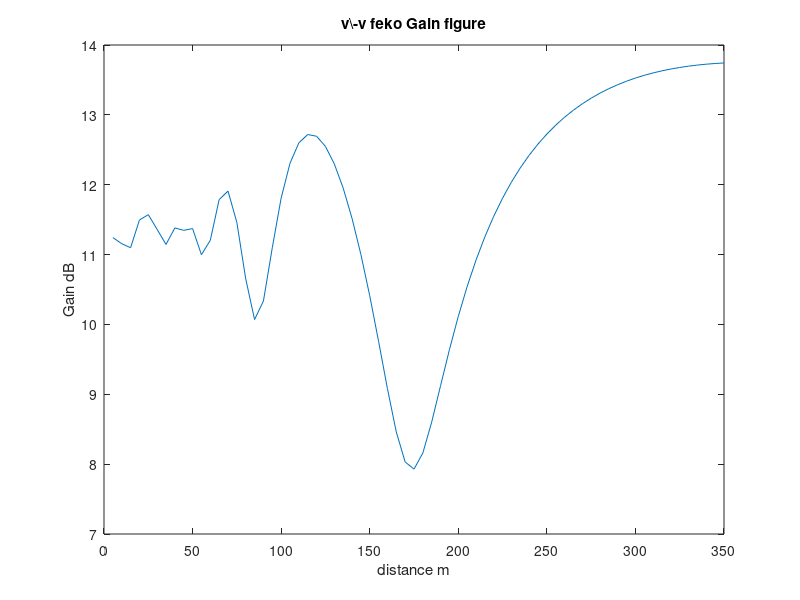
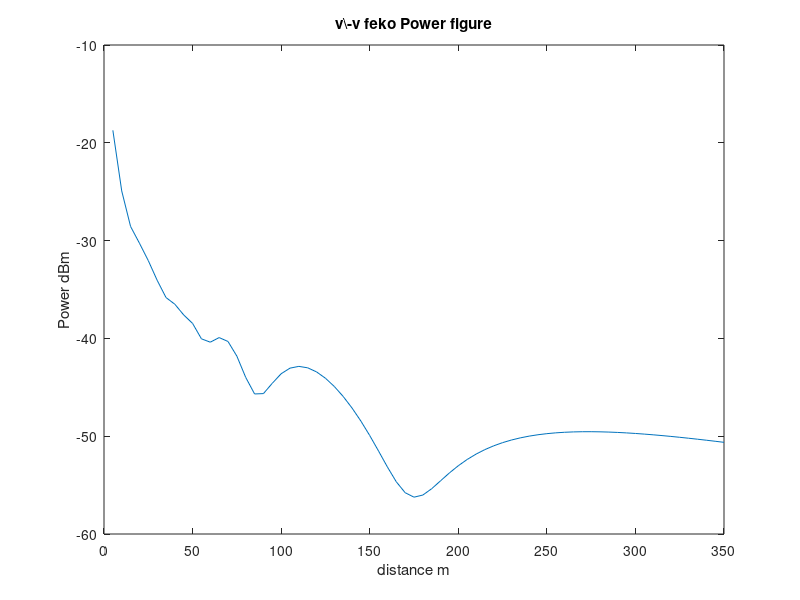

Recreate these plots in MATLAB, in order.
clear
clc

% feko data v-v
feko_data = [
    5.00E+02	-1.866002141E+01	-1.872335865E+01	-1.871068305E+01
1.00E+03	-2.546464610E+01	-2.491981645E+01	-2.499924302E+01
1.50E+03	-2.950620696E+01	-2.855664864E+01	-2.869256294E+01
2.00E+03	-2.908673179E+01	-3.026334423E+01	-3.009063209E+01
2.50E+03	-3.003050727E+01	-3.204622796E+01	-3.175134535E+01
3.00E+03	-3.266620162E+01	-3.405340287E+01	-3.391883020E+01
3.50E+03	-4.019443711E+01	-3.582167225E+01	-3.627400089E+01
4.00E+03	-3.272325131E+01	-3.650874394E+01	-3.601175136E+01
4.50E+03	-3.898508274E+01	-3.760241206E+01	-3.791366423E+01
5.00E+03	-3.916631001E+01	-3.846593674E+01	-3.875422213E+01
5.50E+03	-3.457676371E+01	-4.004230617E+01	-3.935208600E+01
6.00E+03	-3.683878759E+01	-4.038634621E+01	-4.018736082E+01
6.50E+03	-4.556976844E+01	-3.991581993E+01	-4.047519288E+01
7.00E+03	-4.788804108E+01	-4.031505621E+01	-4.090947386E+01
7.50E+03	-4.013384652E+01	-4.181320406E+01	-4.198440824E+01
8.00E+03	-3.791853926E+01	-4.398737774E+01	-4.349373185E+01
8.50E+03	-3.765509101E+01	-4.567942498E+01	-4.473302412E+01
9.00E+03	-3.853871190E+01	-4.564421710E+01	-4.501409058E+01
9.50E+03	-4.032428661E+01	-4.458866519E+01	-4.453144858E+01
1.00E+04	-4.304029969E+01	-4.361324124E+01	-4.391715906E+01
1.05E+04	-4.707702745E+01	-4.304010323E+01	-4.350970725E+01
1.10E+04	-5.397910438E+01	-4.285978027E+01	-4.338863485E+01
1.15E+04	-6.844517313E+01	-4.300803001E+01	-4.353999811E+01
1.20E+04	-5.388080656E+01	-4.342641259E+01	-4.392951806E+01
1.25E+04	-4.913944529E+01	-4.407141768E+01	-4.452424522E+01
1.30E+04	-4.664272322E+01	-4.491296439E+01	-4.529749809E+01
1.35E+04	-4.513110553E+01	-4.593114335E+01	-4.622846065E+01
1.40E+04	-4.417667552E+01	-4.711343146E+01	-4.729988598E+01
1.45E+04	-4.358067539E+01	-4.845028866E+01	-4.849442512E+01
1.50E+04	-4.323396587E+01	-4.992905811E+01	-4.978800252E+01
1.55E+04	-4.306987952E+01	-5.152041013E+01	-5.113946867E+01
1.60E+04	-4.304466541E+01	-5.315121456E+01	-5.247389751E+01
1.65E+04	-4.312819643E+01	-5.466043354E+01	-5.366696549E+01
1.70E+04	-4.329881227E+01	-5.577668040E+01	-5.455346910E+01
1.75E+04	-4.354053627E+01	-5.623439786E+01	-5.499598084E+01
1.80E+04	-4.384138240E+01	-5.601583669E+01	-5.498059225E+01
1.85E+04	-4.419215839E+01	-5.536694974E+01	-5.462563613E+01
1.90E+04	-4.458573316E+01	-5.455882410E+01	-5.409031030E+01
1.95E+04	-4.501649499E+01	-5.375382387E+01	-5.349800516E+01
2.00E+04	-4.548013285E+01	-5.302128412E+01	-5.292006477E+01
2.05E+04	-4.597321877E+01	-5.238161454E+01	-5.239021547E+01
2.10E+04	-4.649321037E+01	-5.183436180E+01	-5.192071212E+01
2.15E+04	-4.703810840E+01	-5.137144551E+01	-5.151313461E+01
2.20E+04	-4.760658462E+01	-5.098282340E+01	-5.116409794E+01
2.25E+04	-4.819769403E+01	-5.065878306E+01	-5.086852283E+01
2.30E+04	-4.881088105E+01	-5.039052338E+01	-5.062076143E+01
2.35E+04	-4.944608801E+01	-5.017052307E+01	-5.041549455E+01
2.40E+04	-5.010364750E+01	-4.999227060E+01	-5.024762002E+01
2.45E+04	-5.078420897E+01	-4.985024215E+01	-5.011284388E+01
2.50E+04	-5.148885629E+01	-4.973978600E+01	-5.000720612E+01
2.55E+04	-5.221911776E+01	-4.965688002E+01	-4.992733811E+01
2.60E+04	-5.297696866E+01	-4.959812444E+01	-4.987019204E+01
2.65E+04	-5.376500094E+01	-4.956066694E+01	-4.983326315E+01
2.70E+04	-5.458640387E+01	-4.954193852E+01	-4.981422410E+01
2.75E+04	-5.544529339E+01	-4.953979542E+01	-4.981114440E+01
2.80E+04	-5.634666274E+01	-4.955235318E+01	-4.982224593E+01
2.85E+04	-5.729697213E+01	-4.957795022E+01	-4.984598505E+01
2.90E+04	-5.830435467E+01	-4.961514739E+01	-4.988103732E+01
2.95E+04	-5.937929096E+01	-4.966276282E+01	-4.992624534E+01
3.00E+04	-6.053569320E+01	-4.971959620E+01	-4.998050163E+01
3.05E+04	-6.179228042E+01	-4.978469334E+01	-5.004289726E+01
3.10E+04	-6.317510896E+01	-4.985719789E+01	-5.011258649E+01
3.15E+04	-6.472190323E+01	-4.993631277E+01	-5.018884293E+01
3.20E+04	-6.649023472E+01	-5.002137281E+01	-5.027097712E+01
3.25E+04	-6.857420553E+01	-5.011176158E+01	-5.035844839E+01
3.30E+04	-7.114370335E+01	-5.020696602E+01	-5.045062803E+01
3.35E+04	-7.455660126E+01	-5.030640828E+01	-5.054712221E+01
3.40E+04	-7.980400429E+01	-5.040972027E+01	-5.064749584E+01
3.45E+04	-9.227183769E+01	-5.051643489E+01	-5.075122830E+01
3.50E+04	-8.501155450E+01	-5.062621525E+01	-5.085813617E+01
];


c = 2.998 * 10^8;
f = 2.45 * 10^9;
pt = 13;

% convert dBm into w
pt = (10^(pt/10))/1000;

distance = feko_data(:,1)./100;

power = feko_data(:,3)

% convert dBm into w
pr = []; 
for i = 1:length(power)
    temp = (10^(power(i)/10))/1000;
    pr = [pr;temp];
end

wave_length = c/f;

feko_gain_v_v = (20*log10(4*pi*distance./wave_length) + ...
10*log10(pr./pt)) /2;

figure(3)
plot(distance, feko_gain_v_v)
title('v\-v feko Gain figure')
xlabel('distance m')
ylabel('Gain dB')

figure(4)
plot(distance, power)
title('v\-v feko Power figure')
xlabel('distance m')
ylabel('Power dBm')

